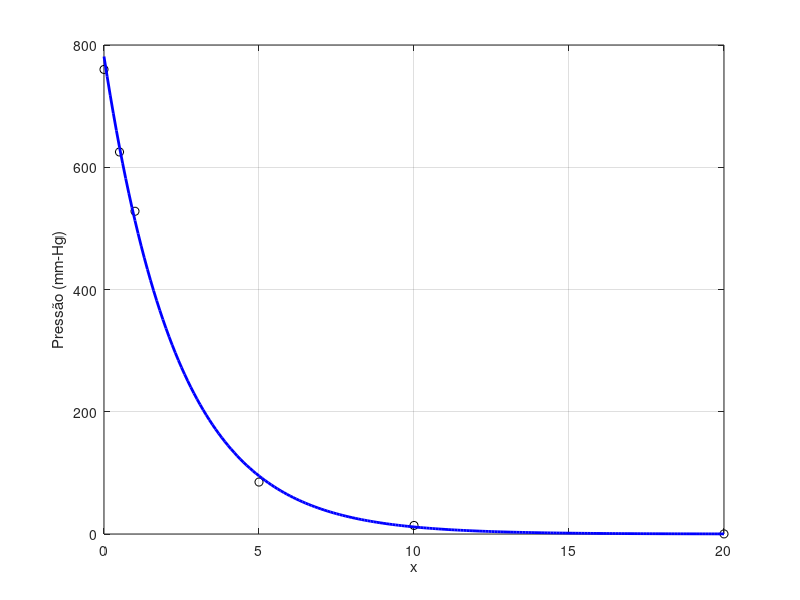

MATLAB code to generate this figure:
clear, clc, close all
% y = a*exp(bx) -> ln(y) = ln(a*exp(bx)) = ln(a) + ln(exp(bx)) = ln(a) + bx
% ln(y) = ln(a) + bx -> y* = A + bx

% y = c*(x^d) -> ln(y) = ln(c*(x^d)) = ln(c) + ln(x^d)
% ln(y) = ln(c) + d*ln(x) ->  y* = C + dx*

% P x t
% Modelo: P = P0*exp(-t/tau)
% Linearização: ln(P) = ln(P0) + ln(exp(-t/tau)) = ln(P0) + (-t/tau)
%               P* = P0* + (-1/tau)*t
t = [0 0.5 1.0 5.0 10.0 20.0];
P = [760 625 528 85 14 0.16];

logP = log(P);
c = polyfit(t,logP,1);

P0 = exp(c(2));
tau = -1/c(1);

t_plot = 0: 0.1: 20;
P_fit = P0*exp(-t_plot/tau);

plot(t,P,'ko',t_plot,P_fit,'b-','MarkerFaceColor','k','LineWidth',2);grid;
xlabel('x');ylabel('Pressão (mm-Hg)');